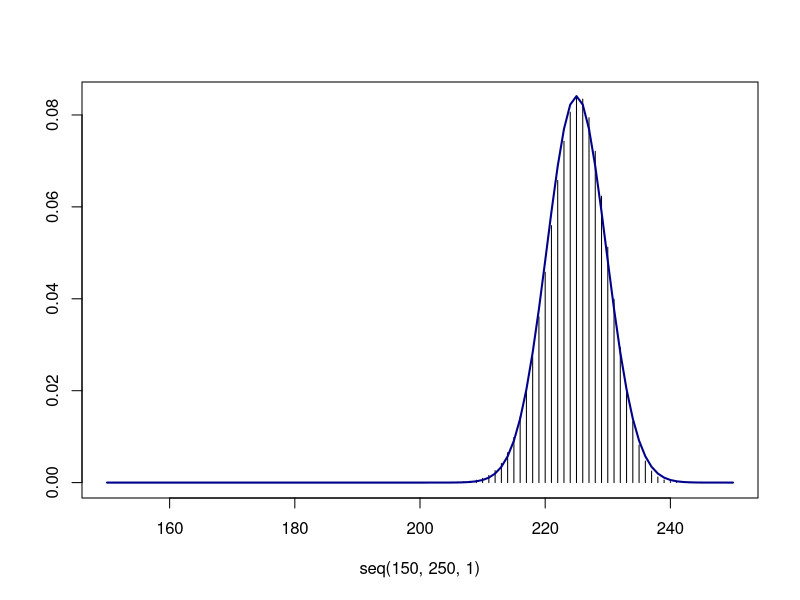
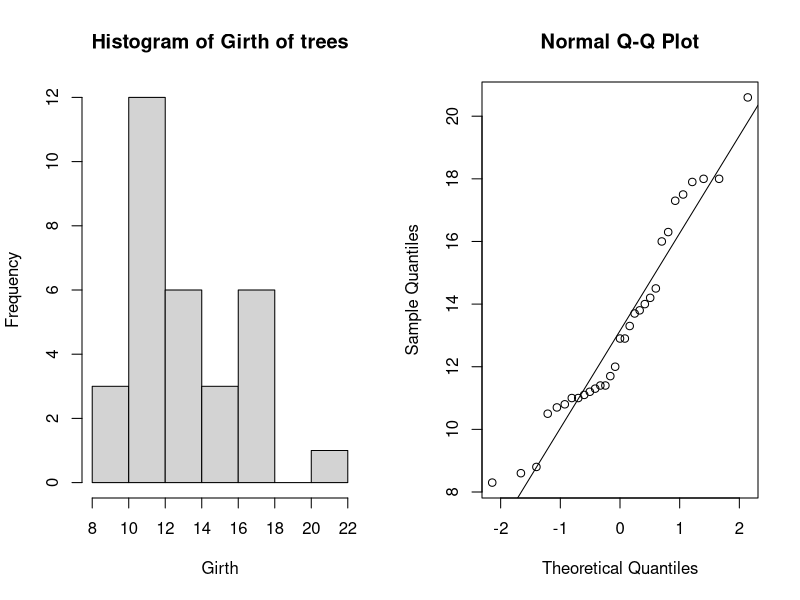
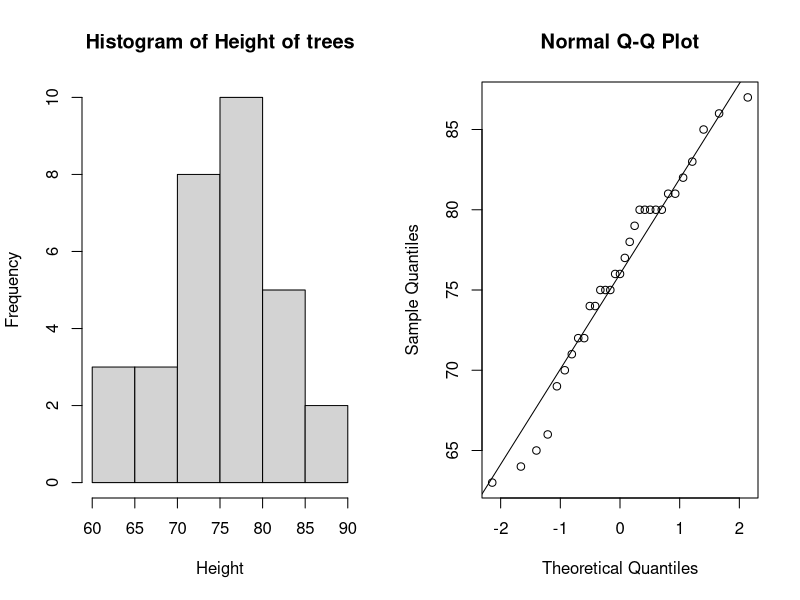
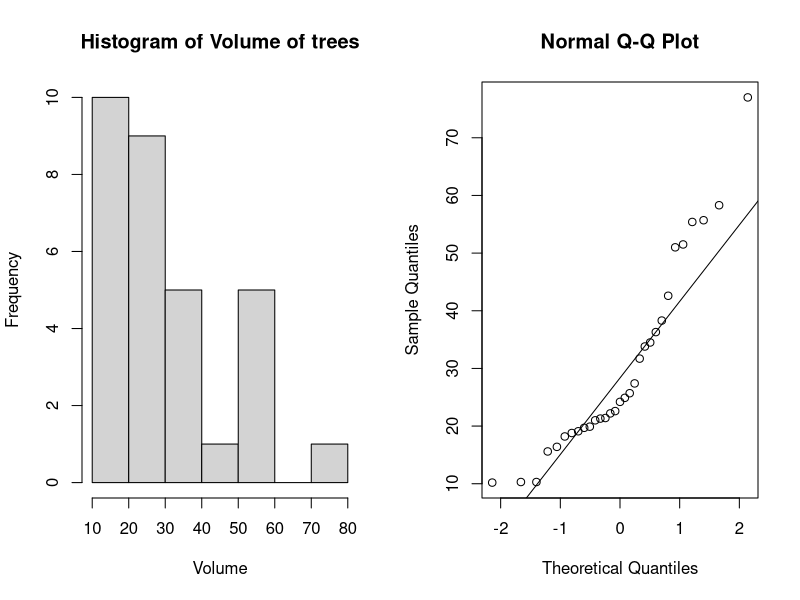

These figures' R source, in order:
## ---- chunk 1
knitr::opts_chunk$set(echo = TRUE)
## ---- chunk 2
dbinom(230, size=250, prob=0.9)
## ---- chunk 3
pbinom(229, size=250, prob=0.9, lower.tail=FALSE)
## ---- chunk 4
plot(x=seq(150,250,1), y=dbinom(150:250, 250, prob=0.90), type='h', ylab="")
curve(dnorm(x, mean=225, sd=4.743416), col="darkblue", lwd=2, add=TRUE, yaxt="n")
## ---- chunk 5
pnorm(230, 225, 4.743416, lower.tail=FALSE)
## ---- chunk 6
pnorm(0.92, 0.9, 0.01897367, lower.tail=FALSE)
## ---- chunk 7
trees
par(mfrow=c(1,2))

hist(trees$Girth, main="Histogram of Girth of trees", xlab="Girth")
qqnorm(trees$Girth)
qqline(trees$Girth)

hist(trees$Height, main="Histogram of Height of trees", xlab="Height")
qqnorm(trees$Height)
qqline(trees$Height)

hist(trees$Volume, main="Histogram of Volume of trees", xlab="Volume")
qqnorm(trees$Volume)
qqline(trees$Volume)
## ---- chunk 8
#Diameter Summary:
mean(trees$Girth); sd(trees$Girth); length(trees$Girth)

#Height Summary
mean(trees$Height); sd(trees$Height); length(trees$Height)

#t critical value
qt(0.95, 31-1)
## ---- chunk 9
#diameter
t.test(trees$Girth, conf.level = 0.9)

#height
t.test(trees$Height, conf.level = 0.9)
## ---- chunk 10
bootstrap=function(x,n.boot){
n<-length(x)
x.bar<-mean(x)
t.hat<-rep(0, n.boot) #create vector that we will fill with "t" values
for (i in 1:n.boot){
  x.star<-sample(x, size=n, replace=TRUE)
  x.bar.star<-mean(x.star)
  s.star<-sd(x.star)
  t.hat[i]<-(x.bar.star-x.bar)/(s.star/sqrt(n))
}
return(t.hat)
}

#Diameter bootstrap
Girth.boot.t<-bootstrap(x=trees$Girth, n.boot=5000)
lower_girth = quantile(Girth.boot.t, probs=0.95)
upper_girth = quantile(Girth.boot.t, probs=1-0.95)
#lower bound
lower = 13.24839-(lower_girth*(3.138139/sqrt(31)))
#upper bound
upper = 13.24839-(upper_girth*(3.138139/sqrt(31)))
cat('Diameter bootstrap confidence interval =', lower, 'to', upper, '\n')

#Height bootstrap
Height.boot.t<-bootstrap(x=trees$Height, n.boot=5000)
lower_height = quantile(Height.boot.t, probs=0.95)
upper_height = quantile(Height.boot.t, probs=1-0.95)
#lower bound
lower = 76-(lower_height*(6.371813/sqrt(31)))
#upper bound
upper = 76-(upper_height*(6.371813/sqrt(31)))
cat('Height bootstrap confidence interval =', lower, 'to', upper)

